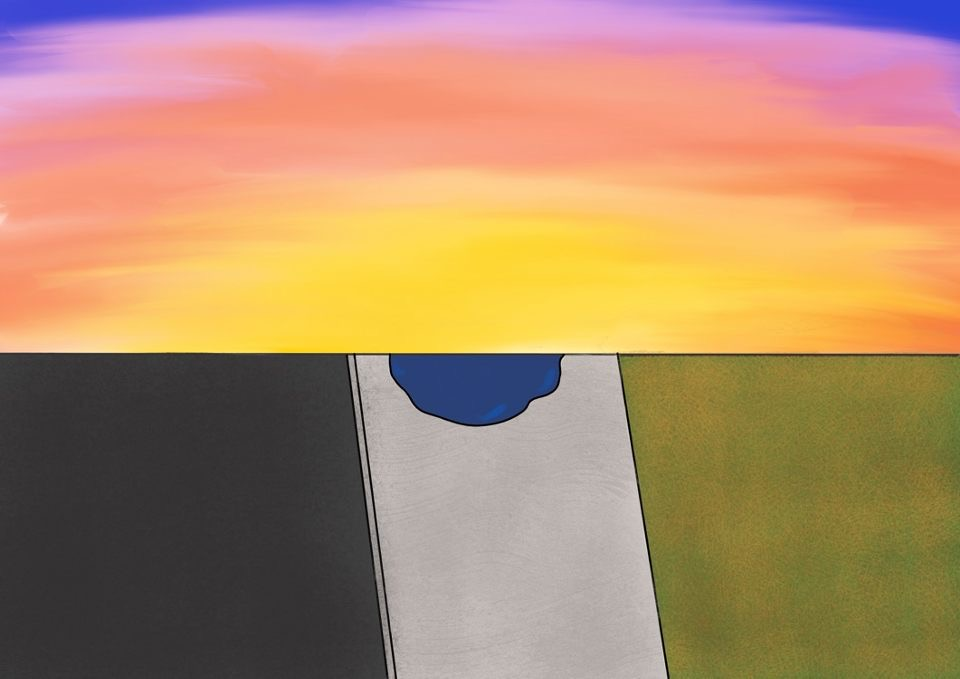
%> input picture YouAreWalkingOnAPath.jpg, 960 x 679 px
$ octave Adventure_Game.m   (GNU Octave 9; MATLAB toolbox functions it lacks are replaced by stand-ins)
%> lines starting %> are read from the running program, lines starting %| are printed output that depends on the picture
clc
clear

 fprintf('Authors Note: In order to see the story images, make sure to close out of the picture tab after each image presents itself.\n')

 %Title of Story

fprintf('Underwater\n \n')

%First scene

fprintf('You are walking on a path to get to the grocery store, as per usual for \n 10am on a Saturday. It has not rained in your town for the past week \n and all of the plants are turning brown. You come across a puddle, which is \n shocking considering the recent drought.\n \n')
ha=axes('units','normalized','pos',[0 0 1 1]);
 uistack(ha,'down');
 ii=imread('YouAreWalkingOnAPath.jpg');
%> ii is the input picture: size 679x960x3 uint8; mean R, G, B 177.1, 139.6, 107.6
 image(ii);
 colormap gray
 set(ha,'handlevisibility','off','visible','off');
fprintf('Choose what to do next: \n \n')

 %First choice for user

fprintf('Choice 1: approach the puddle to examine it closer!\n')
fprintf('Choice 2: keep walking.\n \n')

Choice1 = 1;
Choice2 = 2;

Userchoice1 = input('Enter 1 or 2: \n');
%> the answer given: 1

%Results after users first choice

if Userchoice1 == 1
    fprintf('When you look into the puddle, you realize that it does not show your reflection. Isn’t that strange?!\n')
    ha=axes('units','normalized','pos',[0 0 1 1]);
    uistack(ha,'down');
    ii=imread('LookIntoPuddleAndRealize.jpg');
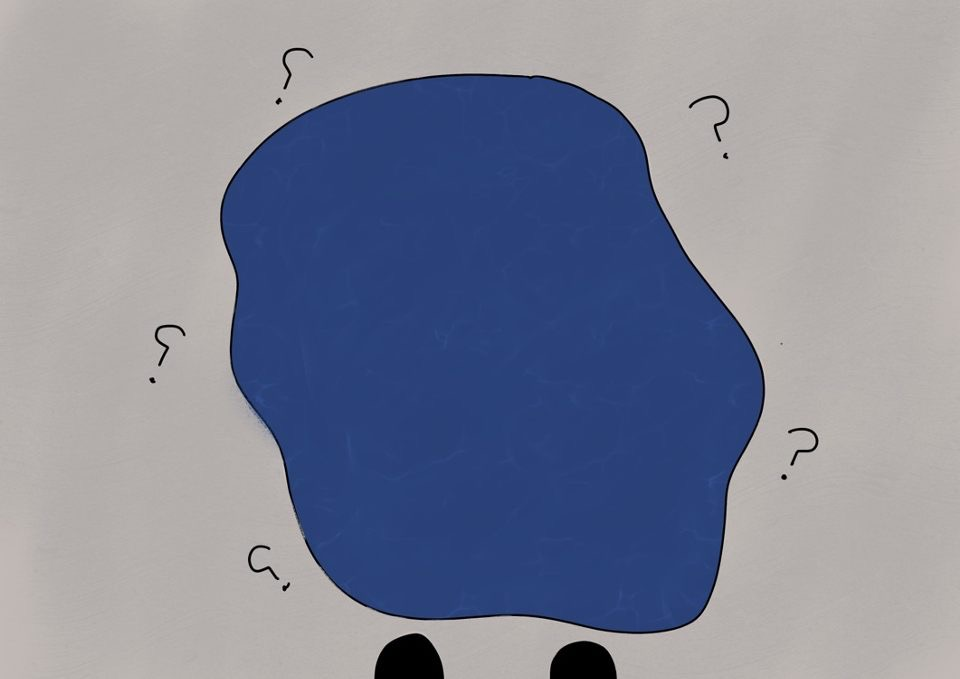
%> input picture LookIntoPuddleAndRealize.jpg, 960 x 679 px
%> ii is the input picture: size 679x960x3 uint8; mean R, G, B 129.3, 134.1, 152.4
    image(ii);
    colormap gray
    set(ha,'handlevisibility','off','visible','off');
elseif Userchoice1 == 2
    fprintf('While your walking past the puddle, you realize the grocery store is closed. How unusual! \n As you turn around, you slip in the puddle and fall in. The puddle seems \n infinitely deep and you do not know how many feet you have fallen.\n')
    ha=axes('units','normalized','pos',[0 0 1 1]);
    uistack(ha,'down');
    ii=imread('WhileWalkingPastThePuddle.jpg');
    image(ii);
    colormap gray
    set(ha,'handlevisibility','off','visible','off');
else
    Userchoice1 = input('Enter 1 or 2: \n');
end

%User second choice

fprintf('Choose what to do next: \n \n')

if Userchoice1 == 1
    fprintf('Choice 1: Poke the puddle! \n')
    fprintf('Choice 2: Keep walking. \n \n')
elseif Userchoice1 == 2
    fprintf('Choice 1: Try to climb out. \n')
    fprintf('Choice 2: Choose to explore! \n \n')
end


Choice1=1;
Choice2=2;


Userchoice2 = input('Enter 1 or 2: \n');
%> the answer given: 1

%Results after user's second choice

if Userchoice1 == 1 && Userchoice2 == 1
    fprintf('When you poke the puddle, you realize that the end of your index finger disappears. \n')
    ha=axes('units','normalized','pos',[0 0 1 1]);
    uistack(ha,'down');
    ii=imread('WhenYouPokeThePuddle.jpg');
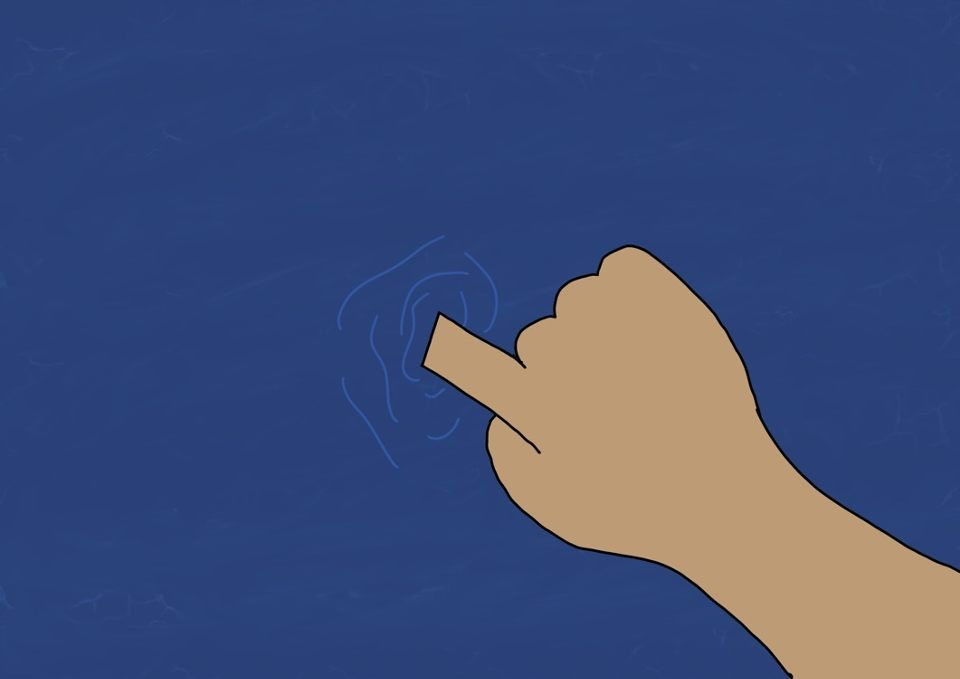
%> input picture WhenYouPokeThePuddle.jpg, 960 x 679 px
%> ii is the input picture: size 679x960x3 uint8; mean R, G, B 65.8, 79.2, 120.5
    image(ii);
    colormap gray
    set(ha,'handlevisibility','off','visible','off');
elseif Userchoice1 == 1 && Userchoice2 == 2
    fprintf('While your walking past the puddle, you realize the grocery store is closed. How unusual! \n As you turn around, you slip in the puddle and fall in. The puddle \n seems infinitely deep and you do not know how many feet you have fallen. \n')
    ha=axes('units','normalized','pos',[0 0 1 1]);
    uistack(ha,'down');
    ii=imread('WhileWalkingPastThePuddle.jpg');
    image(ii);
    colormap gray
    set(ha,'handlevisibility','off','visible','off');
elseif Userchoice1 == 2 && Userchoice2 == 1
    fprintf('When you swim high enough to reach the surface, you realize that you cannot climb \n out. It is almost as if there is a transparent wall keeping you in. It’s almost like \n a one way mirror, except this “mirror” works for exiting and entering. \n')
    ha=axes('units','normalized','pos',[0 0 1 1]);
    uistack(ha,'down');
    ii=imread('WhenYouSwimHighEnough.jpg');
    image(ii);
    colormap gray
    set(ha,'handlevisibility','off','visible','off');
elseif Userchoice1 ==2 && Userchoice2 == 2
    fprintf('As you swim around in the water, you find a sea cave. \n You try to look inside but all you see is darkness.\n')
    ha=axes('units','normalized','pos',[0 0 1 1]);
    uistack(ha,'down');
    ii=imread('AsYouSwimAroundTheWater.jpg');
    image(ii);
    colormap gray
    set(ha,'handlevisibility','off','visible','off');
else
    Userchoice2 = input('Enter 1 or 2: \n');
end

%User's third choice
fprintf('Choose what to do next: \n \n')

if Userchoice1 == 1 && Userchoice2 == 1
    fprintf('Choice 1: Turn around and go home missing the end of your index finger.\n')
    fprintf('Choice 2: Jump into the puddle! \n')
elseif Userchoice1 == 1 && Userchoice2 == 2
    fprintf('Choice 1: Try to climb out! \n')
    fprintf('Choice 2: Choose to explore! \n')
elseif Userchoice1 == 2 && Userchoice2 == 1
    fprintf('Choice 1: Panic! \n')
    fprintf('Choice 2: Decide to explore! \n')
elseif Userchoice1 ==2 && Userchoice2 == 2
    fprintf('Choice 1:Enter the sea cave! \n')
    fprintf('Choice 2: Keep swimming past it.\n')
end

Choice1 = 1;
Choice2 = 2;
Userchoice3 = input('Enter 1 or 2: \n');
%> the answer given: 1

%Results after User's Third Choice

if Userchoice1 == 1 && Userchoice2 == 1 && Userchoice3 == 1
    fprintf('Your spouse asks you what happened to your finger. You say “I don’t know...” \n END \n')
    ha=axes('units','normalized','pos',[0 0 1 1]);
    uistack(ha,'down');
%> (the run ends here)
